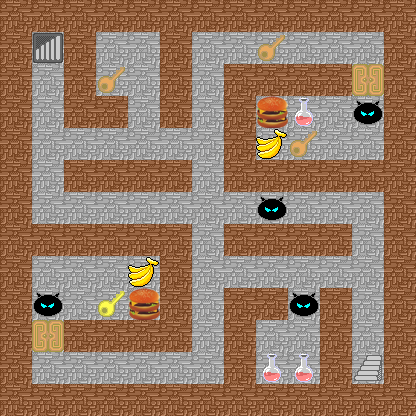

A 2D game scene composited from a Tiled map and its tileset images. What follows is a short description and the map's XML, with each tile layer's data collapsed to a summary:
An orthogonal 13x13 tile map with 32x32 px tiles, 11 tile layers (Background, Wall, OrangeLock, OrangeKey, ...), 8 tilesets and 4 objects (Downstair, HeroEnter, Upstair, HeroExit).

<map version="1.0" orientation="orthogonal" renderorder="right-down" width="13" height="13" tilewidth="32" tileheight="32">
 <tileset firstgid="1" name="Wall" tilewidth="32" tileheight="32">
  <image source="魔塔吧优质标准化大素材库/Characters/Event01-Wall01.png" width="128" height="128" />
 </tileset>
 <tileset firstgid="17" name="Key" tilewidth="32" tileheight="32">
  <image source="魔塔吧优质标准化大素材库/Characters/Event01-Door07.png" width="128" height="128" />
 </tileset>
 <tileset firstgid="33" name="Downstair" tilewidth="32" tileheight="32">
  <image source="魔塔吧优质标准化大素材库/Icons/Downstair.png" width="32" height="32" />
 </tileset>
 <tileset firstgid="34" name="Upstair" tilewidth="32" tileheight="32">
  <image source="魔塔吧优质标准化大素材库/Icons/Upstair.png" width="32" height="32" />
 </tileset>
 <tileset firstgid="35" name="RedBottles" tilewidth="32" tileheight="32">
  <image source="魔塔吧优质标准化大素材库/Icons/Item01-02_1_1.png" width="32" height="32" />
 </tileset>
 <tileset firstgid="36" name="Banana" tilewidth="32" tileheight="32">
  <image source="魔塔吧优质标准化大素材库/Icons/Item01-06_4_1.png" width="32" height="32" />
 </tileset>
 <tileset firstgid="37" name="Hamburger" tilewidth="32" tileheight="32">
  <image source="魔塔吧优质标准化大素材库/Icons/Item03-06_3_4.png" width="32" height="32" />
 </tileset>
 <tileset firstgid="38" name="Monster" tilewidth="32" tileheight="32">
  <image source="魔塔吧优质标准化大素材库/Battlers/Monster01-12_3_1.png" width="32" height="32" />
 </tileset>
 <layer name="Background" width="13" height="13">
  <data>[169 cells, 169 non-empty, 1 distinct tile ids]</data>
 </layer>
 <layer name="Wall" width="13" height="13">
  <data>[169 cells, 92 non-empty, 1 distinct tile ids]</data>
 </layer>
 <layer name="OrangeLock" width="13" height="13">
  <data>[169 cells, 2 non-empty, 1 distinct tile ids]</data>
 </layer>
 <layer name="OrangeKey" width="13" height="13">
  <data>[169 cells, 3 non-empty, 1 distinct tile ids]</data>
 </layer>
 <layer name="RedBottles" width="13" height="13">
  <data>[169 cells, 3 non-empty, 1 distinct tile ids]</data>
 </layer>
 <layer name="Hamburger" width="13" height="13">
  <data>[169 cells, 2 non-empty, 1 distinct tile ids]</data>
 </layer>
 <layer name="Banana" width="13" height="13">
  <data>[169 cells, 2 non-empty, 1 distinct tile ids]</data>
 </layer>
 <layer name="Monster" width="13" height="13">
  <data>[169 cells, 4 non-empty, 1 distinct tile ids]</data>
 </layer>
 <layer name="YellowKey" width="13" height="13">
  <data>[169 cells, 1 non-empty, 1 distinct tile ids]</data>
 </layer>
 <layer name="Upstair" width="13" height="13">
  <data>[169 cells, 1 non-empty, 1 distinct tile ids]</data>
 </layer>
 <layer name="Downstair" width="13" height="13">
  <data>[169 cells, 1 non-empty, 1 distinct tile ids]</data>
 </layer>
 <objectgroup name="Object">
  <object name="Downstair" x="48" y="48" />
  <object name="HeroEnter" x="48" y="80" />
  <object name="Upstair" x="368" y="368" />
  <object name="HeroExit" x="368" y="336" />
 </objectgroup>
</map>
